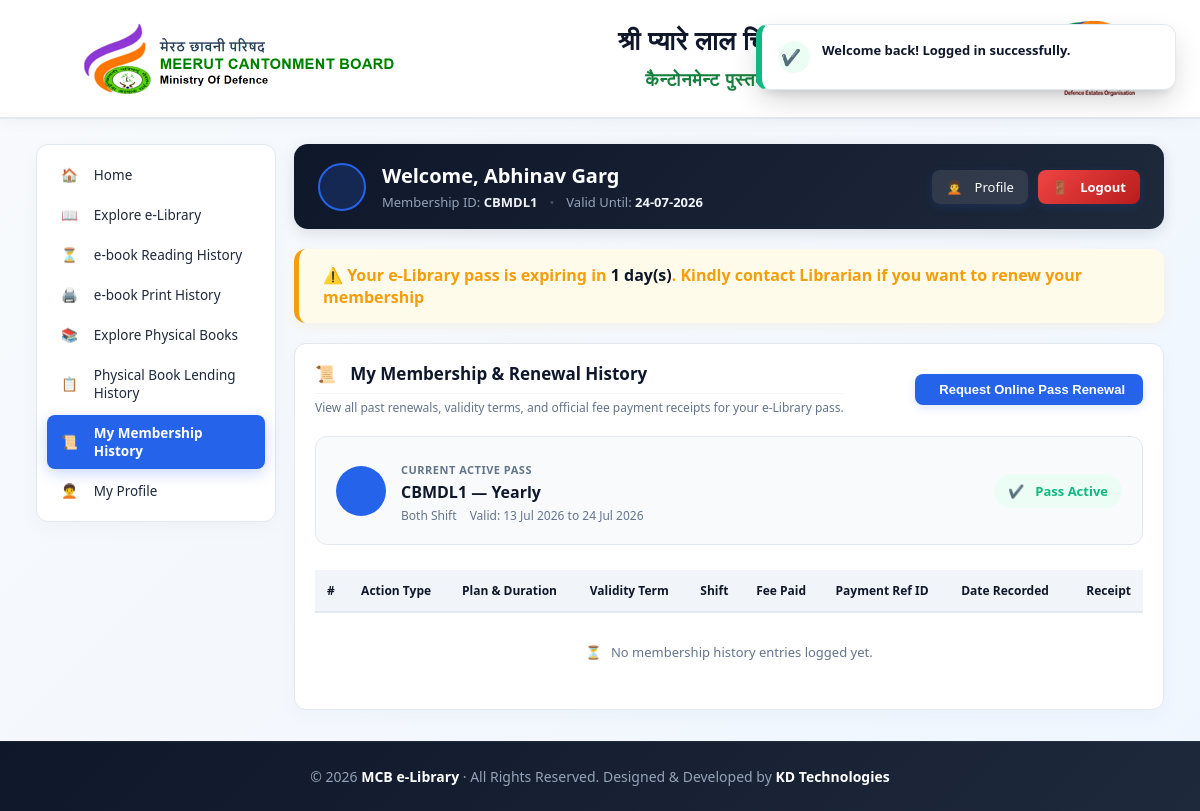
Page /index.php?action=user&tab=membership_history (signed in) on the committed database.
### tables this page shows
CREATE TABLE `members` (
  `id` int(11) NOT NULL,
  `membership_id` varchar(30) NOT NULL,
  `name` varchar(150) NOT NULL,
  `gender` enum('Male','Female','Other') DEFAULT 'Male',
  `guardian_name` varchar(150) NOT NULL,
  `mobile` varchar(20) NOT NULL,
  `password` varchar(255) NOT NULL,
  `email` varchar(150) DEFAULT NULL,
  `address` text NOT NULL,
  `aadhar_no` varchar(30) NOT NULL,
  `duration` enum('Yearly','Half Yearly','Quarterly','Monthly','Daily') NOT NULL,
  `shift` enum('Both','Morning','Evening') DEFAULT 'Both',
  `start_date` date NOT NULL,
  `end_date` date NOT NULL,
  `membership_fee` varchar(50) NOT NULL,
  `payment_id` varchar(150) NOT NULL,
  `created_at` timestamp NULL DEFAULT current_timestamp(),
  `is_active` tinyint(1) DEFAULT 1,
  `membership_plan_id` int(11) DEFAULT NULL,
  `approved` tinyint(1) DEFAULT 1
);

CREATE TABLE `membership_plans` (
  `id` int(11) NOT NULL,
  `name` varchar(100) NOT NULL,
  `duration` varchar(50) NOT NULL,
  `amount` decimal(10,2) NOT NULL
);

### config.php (called while the page is built, shortened)
<?php
$db = (new App\Core\Database())->connection();
$db->query("CREATE TABLE IF NOT EXISTS membership_plans (
    id INT AUTO_INCREMENT PRIMARY KEY,
    name VARCHAR(100) NOT NULL UNIQUE,
    duration VARCHAR(50) NOT NULL,
    amount DECIMAL(10, 2) NOT NULL
)");
$db->query("CREATE TABLE IF NOT EXISTS membership_history (
    id INT AUTO_INCREMENT PRIMARY KEY,
    member_id INT NOT NULL,
    membership_id VARCHAR(30) NOT NULL,
    membership_plan_id INT NULL,
    plan_name VARCHAR(100) NULL,
    duration VARCHAR(50) NOT NULL,
    shift VARCHAR(50) DEFAULT 'Both',
    start_date DATE NOT NULL,
    end_date DATE NOT NULL,
    membership_fee DECIMAL(10,2) NOT NULL DEFAULT 0.00,
    payment_id VARCHAR(150) NULL,
    action_type ENUM('Initial Joining', 'Renewal', 'Plan Switch', 'Manual Adjustment') NOT NULL DEFAULT 'Initial Joining',
    created_at TIMESTAMP NULL DEFAULT CURRENT_TIMESTAMP,
    FOREIGN KEY (member_id) REFERENCES members(id) ON DELETE CASCADE
) ENGINE=InnoDB DEFAULT CHARSET=utf8mb4 COLLATE=utf8mb4_unicode_ci");
$resHistCountQuery = $db->query("SELECT COUNT(*) c FROM membership_history");
function e($v){ return htmlspecialchars((string)$v, ENT_QUOTES, 'UTF-8'); }
?>

### app/views/user/membership_history.php (the view, shortened to what this page needs)
<?php
$mid = (int)($_SESSION['member'] ?? $_SESSION['member_id'] ?? 0);
$stmt = $db->prepare("SELECT * FROM membership_history WHERE member_id = ? ORDER BY id DESC");
$stmt->bind_param("i", $mid);
$stmt->execute();
$historyRes = $stmt->get_result();
$meStmt = $db->prepare("SELECT m.*, p.name as plan_name FROM members m LEFT JOIN membership_plans p ON m.membership_plan_id = p.id WHERE m.id = ?");
$meStmt->bind_param("i", $mid);
$meStmt->execute();
$me = $meStmt->get_result()->fetch_assoc() ?: [];
$isExpired = !empty($me['end_date']) && strtotime($me['end_date']) < strtotime(date('Y-m-d'));
$pReqStmt = $db->prepare("SELECT r.*, p.name as plan_name, p.amount, p.duration FROM renewal_requests r JOIN membership_plans p ON r.membership_plan_id = p.id WHERE r.member_id = ? AND r.status = 'Pending' ORDER BY r.id DESC LIMIT 1");
$pReqStmt->bind_param("i", $mid);
$pReqStmt->execute();
$pendingReq = $pReqStmt->get_result()->fetch_assoc();
?>
<div class="card">
    <div style="display:flex; justify-content:space-between; align-items:center; flex-wrap:wrap; gap:15px; margin-bottom:20px;">
        <div>
            <h3 style="margin:0;"><i class="fa-solid fa-id-card-clip"></i> My Membership & Renewal History</h3>
            <p style="margin:5px 0 0 0; font-size:12px; color:var(--text-muted);">View all past renewals, validity terms, and official fee payment receipts for your e-Library pass.</p>
        </div>
        <div>
            <?php if ($pendingReq): ?>
                <button class="btn" style="background:var(--accent-orange); opacity:0.9; cursor:not-allowed;" disabled>
                    <i class="fa-solid fa-hourglass-half"></i> Renewal Pending Approval
                </button>
            <?php else: ?>
                <button onclick="openRenewModal()" class="btn" style="background:var(--primary); font-weight:600;">
                    <i class="fa-solid fa-rotate-right"></i> Request Online Pass Renewal
                </button>
            <?php endif; ?>
        </div>
    </div>
    <div style="background:var(--bg-slate); border:1px solid var(--border-color); border-radius:12px; padding:20px; margin-bottom:25px; display:flex; justify-content:space-between; align-items:center; flex-wrap:wrap; gap:20px;">
        <div style="display:flex; align-items:center; gap:15px;">
            <div style="width:50px; height:50px; border-radius:50%; background:var(--primary); color:white; display:flex; align-items:center; justify-content:center; font-size:22px; font-weight:700;">
            </div>
            <div>
                <span style="font-size:11px; text-transform:uppercase; font-weight:700; color:var(--text-muted); letter-spacing:0.5px;">Current Active Pass</span>
                <h4 style="margin:2px 0 0 0; color:var(--navy-dark); font-size:16px;">
                    <?= e($me['membership_id'] ?? 'N/A') ?> — <?= e(!empty($me['plan_name']) ? $me['plan_name'] : ($me['duration'] ?? 'N/A')) ?>
                </h4>
                <div style="font-size:12px; color:var(--text-muted); margin-top:4px;">
                    <span><i class="fa-solid fa-sun"></i> <?= e($me['shift'] ?? 'Both') ?> Shift</span>
                    <?php if (!empty($me['start_date']) && !empty($me['end_date'])): ?>
                        <span style="margin-left:10px;"><i class="fa-solid fa-calendar"></i> Valid: <?= date('d M Y', strtotime($me['start_date'])) ?> to <?= date('d M Y', strtotime($me['end_date'])) ?></span>
                    <?php endif; ?>
                </div>
            </div>
        </div>
        <div>
            <?php if (isset($me['is_active']) && $me['is_active'] == 0): ?>
                <span class="badge badge-red" style="font-size:13px; padding:8px 14px;"><i class="fa-solid fa-circle-xmark"></i> Pass Suspended</span>
            <?php elseif ($isExpired): ?>
                <span class="badge badge-red" style="font-size:13px; padding:8px 14px;"><i class="fa-solid fa-circle-exclamation"></i> Pass Expired</span>
            <?php else: ?>
                <span class="badge badge-green" style="font-size:13px; padding:8px 14px;"><i class="fa-solid fa-circle-check"></i> Pass Active</span>
            <?php endif; ?>
        </div>
    </div>
    <div style="overflow-x:auto;">
        <table class="table" style="width:100%; border-collapse:collapse;">
            <thead>
                <tr style="background:var(--bg-slate); text-align:left; font-size:12px; color:var(--text-muted);">
                    <th style="padding:12px;">#</th>
                    <th style="padding:12px;">Action Type</th>
                    <th style="padding:12px;">Plan & Duration</th>
                    <th style="padding:12px;">Validity Term</th>
                    <th style="padding:12px;">Shift</th>
                    <th style="padding:12px;">Fee Paid</th>
                    <th style="padding:12px;">Payment Ref ID</th>
                    <th style="padding:12px;">Date Recorded</th>
                    <th style="padding:12px; text-align:right;">Receipt</th>
                </tr>
            </thead>
            <tbody>
                <?php if ($historyRes->num_rows === 0): ?>
                    <tr>
                        <td colspan="9" style="text-align:center; padding:30px; color:var(--text-muted);">
                            No membership history entries logged yet.
                        </td>
                    </tr>
                <?php endif; ?>
            </tbody>
        </table>
    </div>
</div>

### app/views/user.php (shortened to what this page needs)
<?php
$mid = (int)$_SESSION['member'];
$stmt = $db->prepare("SELECT * FROM members WHERE id = ?");
$stmt->bind_param("i", $mid);
$stmt->execute();
$me = $stmt->get_result()->fetch_assoc();
$tab = $_GET['tab'] ?? 'dashboard';
$expiringSoon = false;
$daysLeft = 0;
$diff = strtotime($me['end_date']) - time();
if ($diff > 0 && $diff <= 7 * 24 * 60 * 60) {
    $expiringSoon = true;
    $daysLeft = (int)ceil($diff / (24 * 60 * 60));
}
?>
<div class="admin-wrapper">
    <div class="sidebar">
        <a href="?action=user&tab=dashboard" class="<?= $tab === 'dashboard' ? 'active' : '' ?>"><i class="fa-solid fa-house-chimney"></i> Home</a>
        <a href="?action=user&tab=books" class="<?= $tab === 'books' ? 'active' : '' ?>"><i class="fa-solid fa-book-open"></i> Explore e-Library</a>
        <a href="?action=user&tab=reading_history" class="<?= $tab === 'reading_history' ? 'active' : '' ?>"><i class="fa-solid fa-clock-rotate-left"></i> e-book Reading History</a>
        <a href="?action=user&tab=print_requests" class="<?= $tab === 'print_requests' ? 'active' : '' ?>"><i class="fa-solid fa-print"></i> e-book Print History</a>
        <a href="?action=user&tab=physical_books" class="<?= $tab === 'physical_books' ? 'active' : '' ?>"><i class="fa-solid fa-book"></i> Explore Physical Books</a>
        <a href="?action=user&tab=lending" class="<?= $tab === 'lending' ? 'active' : '' ?>"><i class="fa-solid fa-clipboard-list"></i> Physical Book Lending History</a>
        <a href="?action=user&tab=membership_history" class="<?= $tab === 'membership_history' ? 'active' : '' ?>"><i class="fa-solid fa-id-card-clip"></i> My Membership History</a>
        <a href="?action=user&tab=profile" class="<?= $tab === 'profile' ? 'active' : '' ?>"><i class="fa-solid fa-user-gear"></i> My Profile</a>
    </div>
    <div class="admin-content">
        <div class="user-greeting-banner" style="background: linear-gradient(135deg, var(--navy-dark), var(--navy-light)); color: white; padding: 18px 24px; border-radius: 14px; margin-bottom: 20px; display: flex; justify-content: space-between; align-items: center; box-shadow: 0 4px 15px rgba(15, 23, 42, 0.12); flex-wrap: wrap; gap: 15px;">
            <div style="display: flex; align-items: center; gap: 16px;">
                <div style="width: 48px; height: 48px; background: rgba(37, 99, 235, 0.2); border: 2px solid var(--primary); border-radius: 50%; display: flex; align-items: center; justify-content: center; font-size: 22px; color: #60a5fa; flex-shrink: 0;">
                </div>
                <div>
                    <h2 style="margin: 0; font-size: 20px; font-weight: 700; color: #ffffff; display: flex; align-items: center; gap: 10px; flex-wrap: wrap;">
                        Welcome, <?= e($me['name']) ?>
                    </h2>
                    <p style="margin: 4px 0 0 0; font-size: 13px; color: #94a3b8; display: flex; align-items: center; gap: 12px; flex-wrap: wrap;">
                        <span><i class="fa-solid fa-id-card" style="color: var(--primary);"></i> Membership ID: <strong style="color: #f1f5f9; font-weight: 600;"><?= e($me['membership_id']) ?></strong></span>
                        <span style="color: rgba(255,255,255,0.2);">•</span>
                        <span><i class="fa-solid fa-calendar-check" style="color: #34d399;"></i> Valid Until: <strong style="color: #f1f5f9; font-weight: 600;"><?= date('d-m-Y', strtotime($me['end_date'])) ?></strong></span>
                    </p>
                </div>
            </div>
            <div style="display: flex; align-items: center; gap: 10px;">
                <a href="?action=user&tab=profile" class="btn" style="background: rgba(255, 255, 255, 0.1); color: #ffffff; padding: 8px 14px; font-size: 13px; border-radius: 8px; text-decoration: none; display: inline-flex; align-items: center; gap: 6px; font-weight: 500;">
                    <i class="fa-solid fa-user-gear"></i> Profile
                </a>
                <a href="?action=logout" class="btn" style="background: linear-gradient(135deg, #ef4444, #b91c1c); color: #ffffff; padding: 8px 14px; font-size: 13px; border-radius: 8px; text-decoration: none; display: inline-flex; align-items: center; gap: 6px; font-weight: 600;">
                    <i class="fa-solid fa-right-from-bracket"></i> Logout
                </a>
            </div>
        </div>
        <?php if ($expiringSoon): ?>
            <div class="notice" style="background:#fffbeb; color:var(--accent-orange); border-left:5px solid var(--accent-orange); box-shadow:0 4px 12px rgba(245, 158, 11, 0.08); margin-bottom:20px; display:flex; justify-content:space-between; align-items:center;">
                <div>
                    <span>⚠️ Your e-Library pass is expiring in <strong><?= $daysLeft ?> day(s)</strong>. Kindly contact Librarian if you want to renew your membership</span>
                </div>
            </div>
        <?php endif; ?>
        <?php
        $allowed_tabs = ['dashboard', 'books', 'physical_books', 'lending', 'reading_history', 'print_requests', 'membership_history', 'profile'];
        if (in_array($tab, $allowed_tabs)) {
            require __DIR__ . "/user/{$tab}.php";
        } else {
            require __DIR__ . "/user/dashboard.php";
        }
        ?>
    </div>
</div>

### app/views/layout/header.php (style rules this page uses)
:root { --primary: #2563eb; --primary-hover: #1d4ed8; --bg-slate: #f8fafc; --bg-card: #ffffff; --navy-dark: #0f172a; --navy-light: #1e293b; --text-dark: #1e293b; --text-muted: #64748b; --border-color: #e2e8f0; --accent-green: #10b981; --accent-red: #ef4444; --accent-orange: #f59e0b; }
* { box-sizing: border-box; transition: all 0.2s ease-in-out; }
body { margin: 0; font-family: system-ui, -apple-system, "Segoe UI", Roboto, Helvetica, Arial, sans-serif; background: linear-gradient(135deg, #f8fafc, #eff6ff); color: var(--text-dark); min-height: 100vh; display: flex; flex-direction: column; }
h1, h2, h3, h4, strong { font-family: system-ui, -apple-system, "Segoe UI", Roboto, Helvetica, Arial, sans-serif; color: var(--navy-dark); }
.admin-wrapper { display: grid; grid-template-columns: 240px 1fr; gap: 18px; margin-top: 10px; }
.sidebar { background: white; border-radius: 12px; border: 1px solid var(--border-color); padding: 12px 10px; height: fit-content; box-shadow: 0 6px 20px rgba(0,0,0,0.03); display: flex; flex-direction: column; gap: 4px; }
.sidebar a { display: flex; align-items: center; gap: 10px; padding: 9px 14px; text-decoration: none; color: var(--text-dark); font-weight: 500; border-radius: 8px; font-size: 13.5px; }
.sidebar a.active { background: var(--primary); color: white; font-weight: 600; box-shadow: 0 4px 15px rgba(37, 99, 235, 0.25); }
.card { background: var(--bg-card); padding: 18px 20px; border-radius: 12px; border: 1px solid var(--border-color); box-shadow: 0 6px 20px rgba(22, 52, 91, 0.03); margin-bottom: 16px; position: relative; overflow: hidden; }
.card::before { content: ''; position: absolute; top: 0; left: 0; width: 100%; height: 4px; background: linear-gradient(90deg, var(--primary), #60a5fa); opacity: 0; }
.card h3 { margin-top: 0; font-size: 17px; font-weight: 600; border-bottom: 1px solid #f1f5f9; padding-bottom: 8px; margin-bottom: 14px; display: flex; align-items: center; gap: 8px; }
button, .btn { background: linear-gradient(135deg, var(--primary), var(--primary-hover)); color: white; border: 0; padding: 8px 18px; border-radius: 8px; font-weight: 600; cursor: pointer; text-decoration: none; display: inline-flex; align-items: center; justify-content: center; gap: 6px; font-size: 13px; box-shadow: 0 3px 10px rgba(37, 99, 235, 0.15); }
table { width: 100%; border-collapse: collapse; font-size: 13px; background: #ffffff; }
th { background: #f1f5f9; color: var(--navy-dark); font-weight: 600; padding: 9px 12px; text-align: left; border-bottom: 2px solid var(--border-color); }
td { padding: 8px 12px; border-bottom: 1px solid var(--border-color); color: var(--text-dark); }
tr:last-child td { border-bottom: none; }
.badge { display: inline-flex; align-items: center; padding: 5px 12px; border-radius: 30px; font-size: 12px; font-weight: 600; gap: 5px; }
.badge-green { background: #ecfdf5; color: var(--accent-green); }
.notice { background: #ecfdf5; color: var(--accent-green); padding: 15px 24px; border-radius: 12px; font-weight: 600; border-left: 5px solid var(--accent-green); margin: 20px auto; max-width: 1200px; display: flex; align-items: center; gap: 10px; box-shadow: 0 4px 12px rgba(16, 185, 129, 0.08); }

### rows in the picture
members: name "Abhinav Garg", membership "CBMDL1", end_date "24-07-2026", end_date "1", membership_plan.name "Yearly", shift "Both", start_date "13 Jul 2026", end_date "24 Jul 2026"
